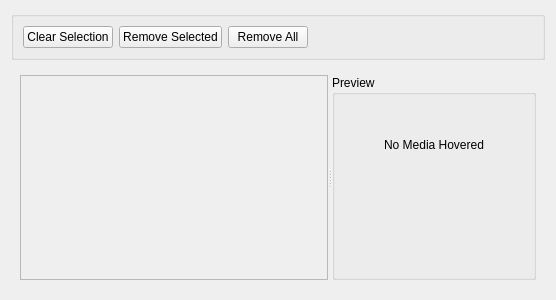
<?xml version="1.0" encoding="UTF-8"?>
<ui version="4.0">
 <class>EditMediaDialog</class>
 <widget class="QWidget" name="EditMediaDialog">
  <property name="geometry">
   <rect>
    <x>0</x>
    <y>0</y>
    <width>556</width>
    <height>300</height>
   </rect>
  </property>
  <property name="windowTitle">
   <string>Form</string>
  </property>
  <layout class="QVBoxLayout" name="verticalLayout">
   <item>
    <widget class="QGroupBox" name="groupBox">
     <property name="title">
      <string/>
     </property>
     <layout class="QHBoxLayout" name="horizontalLayout_2">
      <item>
       <widget class="QPushButton" name="clearSelection">
        <property name="text">
         <string>Clear Selection</string>
        </property>
       </widget>
      </item>
      <item>
       <widget class="QPushButton" name="removeSelected">
        <property name="text">
         <string>Remove Selected</string>
        </property>
       </widget>
      </item>
      <item>
       <widget class="QPushButton" name="removeAll">
        <property name="text">
         <string>Remove All</string>
        </property>
       </widget>
      </item>
      <item>
       <spacer name="horizontalSpacer">
        <property name="orientation">
         <enum>Qt::Horizontal</enum>
        </property>
        <property name="sizeHint" stdset="0">
         <size>
          <width>40</width>
          <height>20</height>
         </size>
        </property>
       </spacer>
      </item>
     </layout>
    </widget>
   </item>
   <item>
    <widget class="QWidget" name="widget_2" native="true">
     <property name="sizePolicy">
      <sizepolicy hsizetype="Preferred" vsizetype="Preferred">
       <horstretch>0</horstretch>
       <verstretch>1</verstretch>
      </sizepolicy>
     </property>
     <layout class="QHBoxLayout" name="horizontalLayout">
      <item>
       <widget class="QSplitter" name="splitter">
        <property name="orientation">
         <enum>Qt::Horizontal</enum>
        </property>
        <widget class="QScrollArea" name="scrollArea">
         <property name="sizePolicy">
          <sizepolicy hsizetype="Expanding" vsizetype="Expanding">
           <horstretch>70</horstretch>
           <verstretch>0</verstretch>
          </sizepolicy>
         </property>
         <property name="widgetResizable">
          <bool>true</bool>
         </property>
         <widget class="QWidget" name="widget">
          <property name="geometry">
           <rect>
            <x>0</x>
            <y>0</y>
            <width>312</width>
            <height>205</height>
           </rect>
          </property>
          <layout class="QVBoxLayout" name="verticalLayout_3">
           <item>
            <widget class="QWidget" name="mediaBox" native="true"/>
           </item>
          </layout>
         </widget>
        </widget>
        <widget class="QGroupBox" name="previewBox">
         <property name="sizePolicy">
          <sizepolicy hsizetype="Minimum" vsizetype="Minimum">
           <horstretch>30</horstretch>
           <verstretch>0</verstretch>
          </sizepolicy>
         </property>
         <property name="title">
          <string>Preview</string>
         </property>
         <layout class="QVBoxLayout" name="verticalLayout_2">
          <property name="spacing">
           <number>0</number>
          </property>
          <item>
           <widget class="QLabel" name="mediaPreview">
            <property name="sizePolicy">
             <sizepolicy hsizetype="Ignored" vsizetype="Ignored">
              <horstretch>0</horstretch>
              <verstretch>0</verstretch>
             </sizepolicy>
            </property>
            <property name="text">
             <string>No Media Hovered</string>
            </property>
            <property name="scaledContents">
             <bool>true</bool>
            </property>
            <property name="alignment">
             <set>Qt::AlignCenter</set>
            </property>
           </widget>
          </item>
          <item>
           <widget class="QLabel" name="mediaPath">
            <property name="text">
             <string/>
            </property>
           </widget>
          </item>
         </layout>
        </widget>
       </widget>
      </item>
     </layout>
    </widget>
   </item>
  </layout>
 </widget>
 <resources/>
 <connections/>
</ui>
